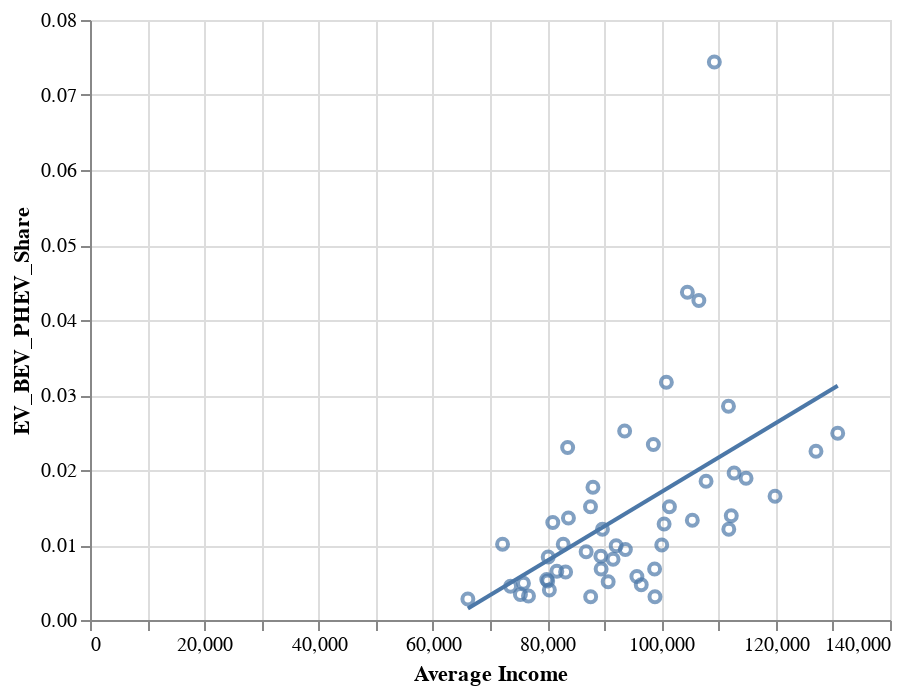

Here is the notebook cell this chart was saved with:
### Code cell
sc_plot=alt.Chart(filescombined_no_outlier).mark_point().encode(
    x="Average Income",
    y="EV_BEV_PHEV_Share"
)

sc_plot + sc_plot.transform_regression("Average Income", "EV_BEV_PHEV_Share").mark_line()

### Figure 1 — Vega-Lite specification as saved in the notebook (floating-point values rounded to 4 significant figures)
{"config": {"view": {"continuousWidth": 400, "continuousHeight": 300}}, "layer": [{"mark": "point", "encoding": {"x": {"field": "Average Income", "type": "quantitative"}, "y": {"field": "EV_BEV_PHEV_Share", "type": "quantitative"}}}, {"mark": "line", "encoding": {"x": {"field": "Average Income", "type": "quantitative"}, "y": {"field": "EV_BEV_PHEV_Share", "type": "quantitative"}}, "transform": [{"on": "Average Income", "regression": "EV_BEV_PHEV_Share"}]}], "data": {"name": "data-d5e7d66e4131426bcfc46c77d2c3f56d"}, "$schema": "https://vega.github.io/schema/vega-lite/v4.17.0.json", "datasets": {"data-d5e7d66e4131426bcfc46c77d2c3f56d": [{"level_0": 0.0, "Population Rank": 24.0, "State": "Alabama", "Population in 2021": 5040000.0, "Population in 2020": 5024000.0, "Total Size Rank": 30.0, "total_size": 52420.0, "Land Size Rank": 28.0, "land area": 50650.0, "Water Area Rank": 23.0, "water area": 1775.0, "Population Density Rank": 28.0, "Population Density": 99.51, "percent_land_area": 0.9661, "index": 18.0, "Solar Potential Rank": 13.0, "Sun Index": 0.89, "State Abbreviation": "AL", "Average Income": 80100.0, "2019_BEV_Sales": 722, "2019_BEV_Market_Share": 0.0037, "2019_PHEV_Sales": 285, "2019_PHEV_Market_Share": 0.0015, "EV_BEV_PHEV_Share": 0.0052, "EV_BEV_PHEV_Sales": 1007, "income_rank": "b.<100K", "Sun Index Tier": "b.<0.9"}, {"level_0": 1.0, "Population Rank": 48.0, "State": "Alaska", "Population in 2021": 732700.0, "Population in 2020": 733400.0, "Total Size Rank": 1.0, "total_size": 665400.0, "Land Size Rank": 1.0, "land area": 570600.0, "Water Area Rank": 1.0, "water area": 94740.0, "Population Density Rank": 51.0, "Population Density": 1.283, "percent_land_area": 0.8576, "index": null, "Solar Potential Rank": null, "Sun Index": null, "State Abbreviation": "AK", "Average Income": 95710.0, "2019_BEV_Sales": 87, "2019_BEV_Market_Share": 0.0035, "2019_PHEV_Sales": 56, "2019_PHEV_Market_Share": 0.0023, "EV_BEV_PHEV_Share": 0.0058, "EV_BEV_PHEV_Sales": 143, "income_rank": "b.<100K", "Sun Index Tier": "d.1+"}, {"level_0": 2.0, "Population Rank": 14.0, "State": "Arizona", "Population in 2021": 7276000.0, "Population in 2020": 7152000.0, "Total Size Rank": 6.0, "total_size": 114000.0, "Land Size Rank": 6.0, "land area": 113600.0, "Water Area Rank": 48.0, "water area": 396.2, "Population Density Rank": 33.0, "Population Density": 64.06, "percent_land_area": 0.9965, "index": 1.0, "Solar Potential Rank": 2.0, "Sun Index": 1.18, "State Abbreviation": "AZ", "Average Income": 93560.0, "2019_BEV_Sales": 6637, "2019_BEV_Market_Share": 0.022, "2019_PHEV_Sales": 954, "2019_PHEV_Market_Share": 0.0032, "EV_BEV_PHEV_Share": 0.0252, "EV_BEV_PHEV_Sales": 7591, "income_rank": "b.<100K", "Sun Index Tier": "d.1+"}, {"level_0": 3.0, "Population Rank": 33.0, "State": "Arkansas", "Population in 2021": 3026000.0, "Population in 2020": 3012000.0, "Total Size Rank": 29.0, "total_size": 53180.0, "Land Size Rank": 27.0, "land area": 52040.0, "Water Area Rank": 31.0, "water area": 1143.0, "Population Density Rank": 35.0, "Population Density": 58.15, "percent_land_area": 0.9785, "index": 15.0, "Solar Potential Rank": 11.0, "Sun Index": 0.91, "State Abbreviation": "AR", "Average Income": 73600.0, "2019_BEV_Sales": 370, "2019_BEV_Market_Share": 0.0031, "2019_PHEV_Sales": 168, "2019_PHEV_Market_Share": 0.0014, "EV_BEV_PHEV_Share": 0.0045, "EV_BEV_PHEV_Sales": 538, "income_rank": "a.< 80K", "Sun Index Tier": "c.<1.0"}, {"level_0": 4.0, "Population Rank": 1.0, "State": "California", "Population in 2021": 39240000.0, "Population in 2020": 39540000.0, "Total Size Rank": 3.0, "total_size": 163700.0, "Land Size Rank": 3.0, "land area": 155800.0, "Water Area Rank": 6.0, "water area": 7916.0, "Population Density Rank": 12.0, "Population Density": 251.9, "percent_land_area": 0.9516, "index": 3.0, "Solar Potential Rank": 4.0, "Sun Index": 1.0, "State Abbreviation": "CA", "Average Income": 109300.0, "2019_BEV_Sales": 100549, "2019_BEV_Market_Share": 0.0516, "2019_PHEV_Sales": 44471, "2019_PHEV_Market_Share": 0.0228, "EV_BEV_PHEV_Share": 0.0744, "EV_BEV_PHEV_Sales": 145020, "income_rank": "c.<120K", "Sun Index Tier": "d.1+"}, {"level_0": 5.0, "Population Rank": 21.0, "State": "Colorado", "Population in 2021": 5812000.0, "Population in 2020": 5774000.0, "Total Size Rank": 8.0, "total_size": 104100.0, "Land Size Rank": 8.0, "land area": 103600.0, "Water Area Rank": 44.0, "water area": 451.8, "Population Density Rank": 38.0, "Population Density": 56.08, "percent_land_area": 0.9957, "index": 4.0, "Solar Potential Rank": 5.0, "Sun Index": 0.99, "State Abbreviation": "CO", "Average Income": 111700.0, "2019_BEV_Sales": 7124, "2019_BEV_Market_Share": 0.0225, "2019_PHEV_Sales": 1883, "2019_PHEV_Market_Share": 0.006, "EV_BEV_PHEV_Share": 0.0285, "EV_BEV_PHEV_Sales": 9007, "income_rank": "c.<120K", "Sun Index Tier": "c.<1.0"}, {"level_0": 6.0, "Population Rank": 29.0, "State": "Connecticut", "Population in 2021": 3606000.0, "Population in 2020": 3606000.0, "Total Size Rank": 48.0, "total_size": 5543.0, "Land Size Rank": 48.0, "land area": 4842.0, "Water Area Rank": 38.0, "water area": 701.1, "Population Density Rank": 5.0, "Population Density": 744.6, "percent_land_area": 0.8735, "index": 40.0, "Solar Potential Rank": 21.0, "Sun Index": 0.79, "State Abbreviation": "CT", "Average Income": 112700.0, "2019_BEV_Sales": 2383, "2019_BEV_Market_Share": 0.0141, "2019_PHEV_Sales": 927, "2019_PHEV_Market_Share": 0.0055, "EV_BEV_PHEV_Share": 0.0196, "EV_BEV_PHEV_Sales": 3310, "income_rank": "c.<120K", "Sun Index Tier": "a.<0.8"}, {"level_0": 7.0, "Population Rank": 45.0, "State": "Delaware", "Population in 2021": 1003000.0, "Population in 2020": 989900.0, "Total Size Rank": 49.0, "total_size": 2489.0, "Land Size Rank": 49.0, "land area": 1949.0, "Water Area Rank": 40.0, "water area": 540.2, "Population Density Rank": 7.0, "Population Density": 514.9, "percent_land_area": 0.7829, "index": 28.0, "Solar Potential Rank": 17.0, "Sun Index": 0.84, "State Abbreviation": "DE", "Average Income": 88020.0, "2019_BEV_Sales": 579, "2019_BEV_Market_Share": 0.0125, "2019_PHEV_Sales": 243, "2019_PHEV_Market_Share": 0.0052, "EV_BEV_PHEV_Share": 0.0177, "EV_BEV_PHEV_Sales": 822, "income_rank": "b.<100K", "Sun Index Tier": "b.<0.9"}, {"level_0": 9.0, "Population Rank": 3.0, "State": "Florida", "Population in 2021": 21780000.0, "Population in 2020": 21540000.0, "Total Size Rank": 22.0, "total_size": 65760.0, "Land Size Rank": 26.0, "land area": 53920.0, "Water Area Rank": 3.0, "water area": 12130.0, "Population Density Rank": 9.0, "Population Density": 403.9, "percent_land_area": 0.8201, "index": 8.0, "Solar Potential Rank": 8.0, "Sun Index": 0.95, "State Abbreviation": "FL", "Average Income": 80990.0, "2019_BEV_Sales": 13137, "2019_BEV_Market_Share": 0.0108, "2019_PHEV_Sales": 2657, "2019_PHEV_Market_Share": 0.0022, "EV_BEV_PHEV_Share": 0.013, "EV_BEV_PHEV_Sales": 15794, "income_rank": "b.<100K", "Sun Index Tier": "c.<1.0"}, {"level_0": 10.0, "Population Rank": 8.0, "State": "Georgia", "Population in 2021": 10800000.0, "Population in 2020": 10710000.0, "Total Size Rank": 24.0, "total_size": 59430.0, "Land Size Rank": 21.0, "land area": 57510.0, "Water Area Rank": 22.0, "water area": 1912.0, "Population Density Rank": 18.0, "Population Density": 187.8, "percent_land_area": 0.9678, "index": 13.0, "Solar Potential Rank": 10.0, "Sun Index": 0.92, "State Abbreviation": "GA", "Average Income": 89680.0, "2019_BEV_Sales": 4227, "2019_BEV_Market_Share": 0.01, "2019_PHEV_Sales": 911, "2019_PHEV_Market_Share": 0.0021, "EV_BEV_PHEV_Share": 0.0121, "EV_BEV_PHEV_Sales": 5138, "income_rank": "b.<100K", "Sun Index Tier": "c.<1.0"}, {"level_0": 11.0, "Population Rank": 40.0, "State": "Hawaii", "Population in 2021": 1442000.0, "Population in 2020": 1455000.0, "Total Size Rank": 43.0, "total_size": 10930.0, "Land Size Rank": 47.0, "land area": 6423.0, "Water Area Rank": 13.0, "water area": 4509.0, "Population Density Rank": 14.0, "Population Density": 224.4, "percent_land_area": 0.5875, "index": null, "Solar Potential Rank": null, "Sun Index": null, "State Abbreviation": "HI", "Average Income": 100900.0, "2019_BEV_Sales": 2488, "2019_BEV_Market_Share": 0.0253, "2019_PHEV_Sales": 629, "2019_PHEV_Market_Share": 0.0064, "EV_BEV_PHEV_Share": 0.0317, "EV_BEV_PHEV_Sales": 3117, "income_rank": "c.<120K", "Sun Index Tier": "d.1+"}, {"level_0": 12.0, "Population Rank": 38.0, "State": "Idaho", "Population in 2021": 1901000.0, "Population in 2020": 1839000.0, "Total Size Rank": 14.0, "total_size": 83570.0, "Land Size Rank": 11.0, "land area": 82640.0, "Water Area Rank": 33.0, "water area": 925.8, "Population Density Rank": 45.0, "Population Density": 23.0, "percent_land_area": 0.9889, "index": 11.0, "Solar Potential Rank": 9.0, "Sun Index": 0.93, "State Abbreviation": "ID", "Average Income": 86820.0, "2019_BEV_Sales": 383, "2019_BEV_Market_Share": 0.0065, "2019_PHEV_Sales": 155, "2019_PHEV_Market_Share": 0.0026, "EV_BEV_PHEV_Share": 0.0091, "EV_BEV_PHEV_Sales": 538, "income_rank": "b.<100K", "Sun Index Tier": "c.<1.0"}, {"level_0": 13.0, "Population Rank": 6.0, "State": "Illinois", "Population in 2021": 12670000.0, "Population in 2020": 12700000.0, "Total Size Rank": 25.0, "total_size": 57910.0, "Land Size Rank": 24.0, "land area": 55520.0, "Water Area Rank": 19.0, "water area": 2395.0, "Population Density Rank": 13.0, "Population Density": 228.2, "percent_land_area": 0.9587, "index": 41.0, "Solar Potential Rank": 21.0, "Sun Index": 0.79, "State Abbreviation": "IL", "Average Income": 105400.0, "2019_BEV_Sales": 6321, "2019_BEV_Market_Share": 0.011, "2019_PHEV_Sales": 1309, "2019_PHEV_Market_Share": 0.0023, "EV_BEV_PHEV_Share": 0.0133, "EV_BEV_PHEV_Sales": 7630, "income_rank": "c.<120K", "Sun Index Tier": "a.<0.8"}, {"level_0": 14.0, "Population Rank": 17.0, "State": "Indiana", "Population in 2021": 6806000.0, "Population in 2020": 6786000.0, "Total Size Rank": 38.0, "total_size": 36420.0, "Land Size Rank": 38.0, "land area": 35830.0, "Water Area Rank": 39.0, "water area": 593.4, "Population Density Rank": 17.0, "Population Density": 190.0, "percent_land_area": 0.9837, "index": 35.0, "Solar Potential Rank": 18.0, "Sun Index": 0.83, "State Abbreviation": "IN", "Average Income": 93690.0, "2019_BEV_Sales": 1751, "2019_BEV_Market_Share": 0.0075, "2019_PHEV_Sales": 456, "2019_PHEV_Market_Share": 0.0019, "EV_BEV_PHEV_Share": 0.0094, "EV_BEV_PHEV_Sales": 2207, "income_rank": "b.<100K", "Sun Index Tier": "b.<0.9"}, {"level_0": 15.0, "Population Rank": 31.0, "State": "Iowa", "Population in 2021": 3193000.0, "Population in 2020": 3190000.0, "Total Size Rank": 26.0, "total_size": 56270.0, "Land Size Rank": 23.0, "land area": 55870.0, "Water Area Rank": 45.0, "water area": 415.7, "Population Density Rank": 37.0, "Population Density": 57.15, "percent_land_area": 0.9928, "index": 20.0, "Solar Potential Rank": 14.0, "Sun Index": 0.87, "State Abbreviation": "IA", "Average Income": 89450.0, "2019_BEV_Sales": 502, "2019_BEV_Market_Share": 0.0045, "2019_PHEV_Sales": 251, "2019_PHEV_Market_Share": 0.0023, "EV_BEV_PHEV_Share": 0.0068, "EV_BEV_PHEV_Sales": 753, "income_rank": "b.<100K", "Sun Index Tier": "b.<0.9"}, {"level_0": 16.0, "Population Rank": 35.0, "State": "Kansas", "Population in 2021": 2935000.0, "Population in 2020": 2938000.0, "Total Size Rank": 15.0, "total_size": 82280.0, "Land Size Rank": 13.0, "land area": 81760.0, "Water Area Rank": 42.0, "water area": 519.6, "Population Density Rank": 42.0, "Population Density": 35.89, "percent_land_area": 0.9937, "index": 9.0, "Solar Potential Rank": 8.0, "Sun Index": 0.95, "State Abbreviation": "KS", "Average Income": 92080.0, "2019_BEV_Sales": 657, "2019_BEV_Market_Share": 0.0077, "2019_PHEV_Sales": 190, "2019_PHEV_Market_Share": 0.0022, "EV_BEV_PHEV_Share": 0.0099, "EV_BEV_PHEV_Sales": 847, "income_rank": "b.<100K", "Sun Index Tier": "c.<1.0"}, {"level_0": 17.0, "Population Rank": 26.0, "State": "Kentucky", "Population in 2021": 4509000.0, "Population in 2020": 4506000.0, "Total Size Rank": 37.0, "total_size": 40410.0, "Land Size Rank": 37.0, "land area": 39490.0, "Water Area Rank": 34.0, "water area": 921.5, "Population Density Rank": 24.0, "Population Density": 114.2, "percent_land_area": 0.9772, "index": 36.0, "Solar Potential Rank": 18.0, "Sun Index": 0.83, "State Abbreviation": "KY", "Average Income": 79930.0, "2019_BEV_Sales": 580, "2019_BEV_Market_Share": 0.0039, "2019_PHEV_Sales": 224, "2019_PHEV_Market_Share": 0.0015, "EV_BEV_PHEV_Share": 0.0054, "EV_BEV_PHEV_Sales": 804, "income_rank": "a.< 80K", "Sun Index Tier": "b.<0.9"}, {"level_0": 18.0, "Population Rank": 25.0, "State": "Louisiana", "Population in 2021": 4624000.0, "Population in 2020": 4658000.0, "Total Size Rank": 31.0, "total_size": 52380.0, "Land Size Rank": 33.0, "land area": 43200.0, "Water Area Rank": 5.0, "water area": 9174.0, "Population Density Rank": 27.0, "Population Density": 107.0, "percent_land_area": 0.8248, "index": 16.0, "Solar Potential Rank": 12.0, "Sun Index": 0.9, "State Abbreviation": "LA", "Average Income": 75320.0, "2019_BEV_Sales": 527, "2019_BEV_Market_Share": 0.0025, "2019_PHEV_Sales": 193, "2019_PHEV_Market_Share": 0.0009, "EV_BEV_PHEV_Share": 0.0034, "EV_BEV_PHEV_Sales": 720, "income_rank": "a.< 80K", "Sun Index Tier": "c.<1.0"}, {"level_0": 19.0, "Population Rank": 42.0, "State": "Maine", "Population in 2021": 1372000.0, "Population in 2020": 1362000.0, "Total Size Rank": 39.0, "total_size": 35380.0, "Land Size Rank": 39.0, "land area": 30840.0, "Water Area Rank": 12.0, "water area": 4537.0, "Population Density Rank": 39.0, "Population Density": 44.49, "percent_land_area": 0.8718, "index": 26.0, "Solar Potential Rank": 17.0, "Sun Index": 0.84, "State Abbreviation": "ME", "Average Income": 87590.0, "2019_BEV_Sales": 518, "2019_BEV_Market_Share": 0.0079, "2019_PHEV_Sales": 471, "2019_PHEV_Market_Share": 0.0072, "EV_BEV_PHEV_Share": 0.0151, "EV_BEV_PHEV_Sales": 989, "income_rank": "b.<100K", "Sun Index Tier": "b.<0.9"}, {"level_0": 20.0, "Population Rank": 19.0, "State": "Maryland", "Population in 2021": 6165000.0, "Population in 2020": 6177000.0, "Total Size Rank": 42.0, "total_size": 12410.0, "Land Size Rank": 42.0, "land area": 9707.0, "Water Area Rank": 18.0, "water area": 2699.0, "Population Density Rank": 6.0, "Population Density": 635.1, "percent_land_area": 0.7825, "index": 27.0, "Solar Potential Rank": 17.0, "Sun Index": 0.84, "State Abbreviation": "MD", "Average Income": 130900.0, "2019_BEV_Sales": 5169, "2019_BEV_Market_Share": 0.0189, "2019_PHEV_Sales": 1637, "2019_PHEV_Market_Share": 0.006, "EV_BEV_PHEV_Share": 0.0249, "EV_BEV_PHEV_Sales": 6806, "income_rank": "d.120K+", "Sun Index Tier": "b.<0.9"}, {"level_0": 21.0, "Population Rank": 15.0, "State": "Massachusetts", "Population in 2021": 6985000.0, "Population in 2020": 7030000.0, "Total Size Rank": 44.0, "total_size": 10550.0, "Land Size Rank": 45.0, "land area": 7800.0, "Water Area Rank": 16.0, "water area": 2754.0, "Population Density Rank": 4.0, "Population Density": 895.5, "percent_land_area": 0.739, "index": 31.0, "Solar Potential Rank": 18.0, "Sun Index": 0.83, "State Abbreviation": "MA", "Average Income": 127000.0, "2019_BEV_Sales": 5646, "2019_BEV_Market_Share": 0.0162, "2019_PHEV_Sales": 2212, "2019_PHEV_Market_Share": 0.0063, "EV_BEV_PHEV_Share": 0.0225, "EV_BEV_PHEV_Sales": 7858, "income_rank": "d.120K+", "Sun Index Tier": "b.<0.9"}, {"level_0": 22.0, "Population Rank": 10.0, "State": "Michigan", "Population in 2021": 10050000.0, "Population in 2020": 10080000.0, "Total Size Rank": 11.0, "total_size": 96710.0, "Land Size Rank": 22.0, "land area": 56540.0, "Water Area Rank": 2.0, "water area": 40170.0, "Population Density Rank": 19.0, "Population Density": 177.8, "percent_land_area": 0.5846, "index": 44.0, "Solar Potential Rank": 22.0, "Sun Index": 0.77, "State Abbreviation": "MI", "Average Income": 98870.0, "2019_BEV_Sales": 808, "2019_BEV_Market_Share": 0.0014, "2019_PHEV_Sales": 1022, "2019_PHEV_Market_Share": 0.0017, "EV_BEV_PHEV_Share": 0.0031, "EV_BEV_PHEV_Sales": 1830, "income_rank": "b.<100K", "Sun Index Tier": "a.<0.8"}, {"level_0": 23.0, "Population Rank": 22.0, "State": "Minnesota", "Population in 2021": 5707000.0, "Population in 2020": 5706000.0, "Total Size Rank": 12.0, "total_size": 86940.0, "Land Size Rank": 14.0, "land area": 79630.0, "Water Area Rank": 9.0, "water area": 7309.0, "Population Density Rank": 31.0, "Population Density": 71.68, "percent_land_area": 0.9159, "index": 29.0, "Solar Potential Rank": 17.0, "Sun Index": 0.84, "State Abbreviation": "MN", "Average Income": 112200.0, "2019_BEV_Sales": 2823, "2019_BEV_Market_Share": 0.0108, "2019_PHEV_Sales": 817, "2019_PHEV_Market_Share": 0.0031, "EV_BEV_PHEV_Share": 0.0139, "EV_BEV_PHEV_Sales": 3640, "income_rank": "c.<120K", "Sun Index Tier": "b.<0.9"}, {"level_0": 24.0, "Population Rank": 34.0, "State": "Mississippi", "Population in 2021": 2950000.0, "Population in 2020": 2961000.0, "Total Size Rank": 32.0, "total_size": 48430.0, "Land Size Rank": 31.0, "land area": 46920.0, "Water Area Rank": 25.0, "water area": 1509.0, "Population Density Rank": 34.0, "Population Density": 62.87, "percent_land_area": 0.9689, "index": 12.0, "Solar Potential Rank": 10.0, "Sun Index": 0.92, "State Abbreviation": "MS", "Average Income": 66130.0, "2019_BEV_Sales": 167, "2019_BEV_Market_Share": 0.0017, "2019_PHEV_Sales": 106, "2019_PHEV_Market_Share": 0.0011, "EV_BEV_PHEV_Share": 0.0028, "EV_BEV_PHEV_Sales": 273, "income_rank": "a.< 80K", "Sun Index Tier": "c.<1.0"}, {"level_0": 25.0, "Population Rank": 18.0, "State": "Missouri", "Population in 2021": 6168000.0, "Population in 2020": 6155000.0, "Total Size Rank": 21.0, "total_size": 69710.0, "Land Size Rank": 18.0, "land area": 68740.0, "Water Area Rank": 32.0, "water area": 965.5, "Population Density Rank": 29.0, "Population Density": 89.73, "percent_land_area": 0.9861, "index": 23.0, "Solar Potential Rank": 14.0, "Sun Index": 0.87, "State Abbreviation": "MO", "Average Income": 89400.0, "2019_BEV_Sales": 1597, "2019_BEV_Market_Share": 0.0066, "2019_PHEV_Sales": 456, "2019_PHEV_Market_Share": 0.0019, "EV_BEV_PHEV_Share": 0.0085, "EV_BEV_PHEV_Sales": 2053, "income_rank": "b.<100K", "Sun Index Tier": "b.<0.9"}, {"level_0": 26.0, "Population Rank": 43.0, "State": "Montana", "Population in 2021": 1104000.0, "Population in 2020": 1084000.0, "Total Size Rank": 4.0, "total_size": 147000.0, "Land Size Rank": 4.0, "land area": 145500.0, "Water Area Rank": 26.0, "water area": 1494.0, "Population Density Rank": 49.0, "Population Density": 7.587, "percent_land_area": 0.9898, "index": 24.0, "Solar Potential Rank": 15.0, "Sun Index": 0.86, "State Abbreviation": "MT", "Average Income": 81700.0, "2019_BEV_Sales": 230, "2019_BEV_Market_Share": 0.0047, "2019_PHEV_Sales": 88, "2019_PHEV_Market_Share": 0.0018, "EV_BEV_PHEV_Share": 0.0065, "EV_BEV_PHEV_Sales": 318, "income_rank": "b.<100K", "Sun Index Tier": "b.<0.9"}, {"level_0": 27.0, "Population Rank": 37.0, "State": "Nebraska", "Population in 2021": 1964000.0, "Population in 2020": 1962000.0, "Total Size Rank": 16.0, "total_size": 77350.0, "Land Size Rank": 15.0, "land area": 76820.0, "Water Area Rank": 41.0, "water area": 523.6, "Population Density Rank": 44.0, "Population Density": 25.56, "percent_land_area": 0.9932, "index": 19.0, "Solar Potential Rank": 13.0, "Sun Index": 0.89, "State Abbreviation": "NE", "Average Income": 98810.0, "2019_BEV_Sales": 372, "2019_BEV_Market_Share": 0.0049, "2019_PHEV_Sales": 144, "2019_PHEV_Market_Share": 0.0019, "EV_BEV_PHEV_Share": 0.0068, "EV_BEV_PHEV_Sales": 516, "income_rank": "b.<100K", "Sun Index Tier": "b.<0.9"}, {"level_0": 28.0, "Population Rank": 32.0, "State": "Nevada", "Population in 2021": 3144000.0, "Population in 2020": 3105000.0, "Total Size Rank": 7.0, "total_size": 110600.0, "Land Size Rank": 7.0, "land area": 109800.0, "Water Area Rank": 36.0, "water area": 790.6, "Population Density Rank": 43.0, "Population Density": 28.64, "percent_land_area": 0.9928, "index": 0.0, "Solar Potential Rank": 1.0, "Sun Index": 1.19, "State Abbreviation": "NV", "Average Income": 83590.0, "2019_BEV_Sales": 2816, "2019_BEV_Market_Share": 0.0201, "2019_PHEV_Sales": 411, "2019_PHEV_Market_Share": 0.0029, "EV_BEV_PHEV_Share": 0.023, "EV_BEV_PHEV_Sales": 3227, "income_rank": "b.<100K", "Sun Index Tier": "d.1+"}, {"level_0": 29.0, "Population Rank": 41.0, "State": "New Hampshire", "Population in 2021": 1389000.0, "Population in 2020": 1378000.0, "Total Size Rank": 46.0, "total_size": 9349.0, "Land Size Rank": 44.0, "land area": 8953.0, "Water Area Rank": 47.0, "water area": 396.5, "Population Density Rank": 22.0, "Population Density": 155.1, "percent_land_area": 0.9576, "index": 32.0, "Solar Potential Rank": 18.0, "Sun Index": 0.83, "State Abbreviation": "NH", "Average Income": 111800.0, "2019_BEV_Sales": 690, "2019_BEV_Market_Share": 0.0081, "2019_PHEV_Sales": 340, "2019_PHEV_Market_Share": 0.004, "EV_BEV_PHEV_Share": 0.0121, "EV_BEV_PHEV_Sales": 1030, "income_rank": "c.<120K", "Sun Index Tier": "b.<0.9"}, {"level_0": 30.0, "Population Rank": 11.0, "State": "New Jersey", "Population in 2021": 9267000.0, "Population in 2020": 9289000.0, "Total Size Rank": 47.0, "total_size": 8723.0, "Land Size Rank": 46.0, "land area": 7354.0, "Water Area Rank": 27.0, "water area": 1368.0, "Population Density Rank": 2.0, "Population Density": 1260.0, "percent_land_area": 0.8431, "index": 38.0, "Solar Potential Rank": 20.0, "Sun Index": 0.81, "State Abbreviation": "NJ", "Average Income": 119900.0, "2019_BEV_Sales": 7276, "2019_BEV_Market_Share": 0.0127, "2019_PHEV_Sales": 2157, "2019_PHEV_Market_Share": 0.0038, "EV_BEV_PHEV_Share": 0.0165, "EV_BEV_PHEV_Sales": 9433, "income_rank": "c.<120K", "Sun Index Tier": "b.<0.9"}, {"level_0": 31.0, "Population Rank": 36.0, "State": "New Mexico", "Population in 2021": 2116000.0, "Population in 2020": 2118000.0, "Total Size Rank": 5.0, "total_size": 121600.0, "Land Size Rank": 5.0, "land area": 121300.0, "Water Area Rank": 49.0, "water area": 292.1, "Population Density Rank": 46.0, "Population Density": 17.44, "percent_land_area": 0.9976, "index": 2.0, "Solar Potential Rank": 3.0, "Sun Index": 1.16, "State Abbreviation": "NM", "Average Income": 72200.0, "2019_BEV_Sales": 539, "2019_BEV_Market_Share": 0.0069, "2019_PHEV_Sales": 248, "2019_PHEV_Market_Share": 0.0032, "EV_BEV_PHEV_Share": 0.0101, "EV_BEV_PHEV_Sales": 787, "income_rank": "a.< 80K", "Sun Index Tier": "d.1+"}, {"level_0": 32.0, "Population Rank": 4.0, "State": "New York", "Population in 2021": 19840000.0, "Population in 2020": 20200000.0, "Total Size Rank": 27.0, "total_size": 54550.0, "Land Size Rank": 30.0, "land area": 47130.0, "Water Area Rank": 7.0, "water area": 7429.0, "Population Density Rank": 8.0, "Population Density": 420.9, "percent_land_area": 0.8638, "index": 33.0, "Solar Potential Rank": 18.0, "Sun Index": 0.83, "State Abbreviation": "NY", "Average Income": 101400.0, "2019_BEV_Sales": 8830, "2019_BEV_Market_Share": 0.009, "2019_PHEV_Sales": 5993, "2019_PHEV_Market_Share": 0.0061, "EV_BEV_PHEV_Share": 0.0151, "EV_BEV_PHEV_Sales": 14823, "income_rank": "c.<120K", "Sun Index Tier": "b.<0.9"}, {"level_0": 33.0, "Population Rank": 9.0, "State": "North Carolina", "Population in 2021": 10550000.0, "Population in 2020": 10440000.0, "Total Size Rank": 28.0, "total_size": 53820.0, "Land Size Rank": 29.0, "land area": 48620.0, "Water Area Rank": 10.0, "water area": 5201.0, "Population Density Rank": 16.0, "Population Density": 217.0, "percent_land_area": 0.9034, "index": 17.0, "Solar Potential Rank": 12.0, "Sun Index": 0.9, "State Abbreviation": "NC", "Average Income": 83730.0, "2019_BEV_Sales": 4483, "2019_BEV_Market_Share": 0.0113, "2019_PHEV_Sales": 910, "2019_PHEV_Market_Share": 0.0023, "EV_BEV_PHEV_Share": 0.0136, "EV_BEV_PHEV_Sales": 5393, "income_rank": "b.<100K", "Sun Index Tier": "c.<1.0"}, {"level_0": 34.0, "Population Rank": 47.0, "State": "North Dakota", "Population in 2021": 774900.0, "Population in 2020": 779100.0, "Total Size Rank": 19.0, "total_size": 70700.0, "Land Size Rank": 17.0, "land area": 69000.0, "Water Area Rank": 24.0, "water area": 1698.0, "Population Density Rank": 48.0, "Population Density": 11.23, "percent_land_area": 0.976, "index": 30.0, "Solar Potential Rank": 17.0, "Sun Index": 0.84, "State Abbreviation": "ND", "Average Income": 87610.0, "2019_BEV_Sales": 92, "2019_BEV_Market_Share": 0.0025, "2019_PHEV_Sales": 22, "2019_PHEV_Market_Share": 0.0006, "EV_BEV_PHEV_Share": 0.0031, "EV_BEV_PHEV_Sales": 114, "income_rank": "b.<100K", "Sun Index Tier": "b.<0.9"}, {"level_0": 35.0, "Population Rank": 7.0, "State": "Ohio", "Population in 2021": 11780000.0, "Population in 2020": 11800000.0, "Total Size Rank": 34.0, "total_size": 44830.0, "Land Size Rank": 35.0, "land area": 40860.0, "Water Area Rank": 14.0, "water area": 3965.0, "Population Density Rank": 11.0, "Population Density": 288.3, "percent_land_area": 0.9115, "index": 45.0, "Solar Potential Rank": 23.0, "Sun Index": 0.74, "State Abbreviation": "OH", "Average Income": 82810.0, "2019_BEV_Sales": 4744, "2019_BEV_Market_Share": 0.0081, "2019_PHEV_Sales": 1159, "2019_PHEV_Market_Share": 0.002, "EV_BEV_PHEV_Share": 0.0101, "EV_BEV_PHEV_Sales": 5903, "income_rank": "b.<100K", "Sun Index Tier": "a.<0.8"}, {"level_0": 36.0, "Population Rank": 28.0, "State": "Oklahoma", "Population in 2021": 3987000.0, "Population in 2020": 3959000.0, "Total Size Rank": 20.0, "total_size": 69900.0, "Land Size Rank": 19.0, "land area": 68590.0, "Water Area Rank": 30.0, "water area": 1304.0, "Population Density Rank": 36.0, "Population Density": 58.12, "percent_land_area": 0.9813, "index": 6.0, "Solar Potential Rank": 6.0, "Sun Index": 0.98, "State Abbreviation": "OK", "Average Income": 76740.0, "2019_BEV_Sales": 551, "2019_BEV_Market_Share": 0.0023, "2019_PHEV_Sales": 223, "2019_PHEV_Market_Share": 0.0009, "EV_BEV_PHEV_Share": 0.0032, "EV_BEV_PHEV_Sales": 774, "income_rank": "a.< 80K", "Sun Index Tier": "c.<1.0"}, {"level_0": 37.0, "Population Rank": 27.0, "State": "Oregon", "Population in 2021": 4246000.0, "Population in 2020": 4237000.0, "Total Size Rank": 9.0, "total_size": 98380.0, "Land Size Rank": 10.0, "land area": 95990.0, "Water Area Rank": 20.0, "water area": 2391.0, "Population Density Rank": 40.0, "Population Density": 44.24, "percent_land_area": 0.9757, "index": 46.0, "Solar Potential Rank": 24.0, "Sun Index": 0.71, "State Abbreviation": "OR", "Average Income": 104500.0, "2019_BEV_Sales": 5366, "2019_BEV_Market_Share": 0.0332, "2019_PHEV_Sales": 1697, "2019_PHEV_Market_Share": 0.0105, "EV_BEV_PHEV_Share": 0.0437, "EV_BEV_PHEV_Sales": 7063, "income_rank": "c.<120K", "Sun Index Tier": "a.<0.8"}, {"level_0": 38.0, "Population Rank": 5.0, "State": "Pennsylvania", "Population in 2021": 12960000.0, "Population in 2020": 12810000.0, "Total Size Rank": 33.0, "total_size": 46050.0, "Land Size Rank": 32.0, "land area": 44740.0, "Water Area Rank": 28.0, "water area": 1312.0, "Population Density Rank": 10.0, "Population Density": 289.7, "percent_land_area": 0.9715, "index": 34.0, "Solar Potential Rank": 18.0, "Sun Index": 0.83, "State Abbreviation": "PA", "Average Income": 100100.0, "2019_BEV_Sales": 4339, "2019_BEV_Market_Share": 0.0068, "2019_PHEV_Sales": 2015, "2019_PHEV_Market_Share": 0.0032, "EV_BEV_PHEV_Share": 0.01, "EV_BEV_PHEV_Sales": 6354, "income_rank": "c.<120K", "Sun Index Tier": "b.<0.9"}, {"level_0": 39.0, "Population Rank": 44.0, "State": "Rhode Island", "Population in 2021": 1096000.0, "Population in 2020": 1097000.0, "Total Size Rank": 50.0, "total_size": 1545.0, "Land Size Rank": 50.0, "land area": 1034.0, "Water Area Rank": 43.0, "water area": 511.1, "Population Density Rank": 3.0, "Population Density": 1060.0, "percent_land_area": 0.6692, "index": 37.0, "Solar Potential Rank": 19.0, "Sun Index": 0.82, "State Abbreviation": "RI", "Average Income": 100500.0, "2019_BEV_Sales": 405, "2019_BEV_Market_Share": 0.0076, "2019_PHEV_Sales": 277, "2019_PHEV_Market_Share": 0.0052, "EV_BEV_PHEV_Share": 0.0128, "EV_BEV_PHEV_Sales": 682, "income_rank": "c.<120K", "Sun Index Tier": "b.<0.9"}, {"level_0": 40.0, "Population Rank": 23.0, "State": "South Carolina", "Population in 2021": 5191000.0, "Population in 2020": 5118000.0, "Total Size Rank": 40.0, "total_size": 32020.0, "Land Size Rank": 40.0, "land area": 30060.0, "Water Area Rank": 21.0, "water area": 1960.0, "Population Density Rank": 20.0, "Population Density": 172.7, "percent_land_area": 0.9388, "index": 14.0, "Solar Potential Rank": 10.0, "Sun Index": 0.92, "State Abbreviation": "SC", "Average Income": 83230.0, "2019_BEV_Sales": 956, "2019_BEV_Market_Share": 0.0046, "2019_PHEV_Sales": 379, "2019_PHEV_Market_Share": 0.0018, "EV_BEV_PHEV_Share": 0.0064, "EV_BEV_PHEV_Sales": 1335, "income_rank": "b.<100K", "Sun Index Tier": "c.<1.0"}, {"level_0": 41.0, "Population Rank": 46.0, "State": "South Dakota", "Population in 2021": 895400.0, "Population in 2020": 886700.0, "Total Size Rank": 17.0, "total_size": 77120.0, "Land Size Rank": 16.0, "land area": 75810.0, "Water Area Rank": 29.0, "water area": 1305.0, "Population Density Rank": 47.0, "Population Density": 11.81, "percent_land_area": 0.9831, "index": 22.0, "Solar Potential Rank": 14.0, "Sun Index": 0.87, "State Abbreviation": "SD", "Average Income": 90680.0, "2019_BEV_Sales": 109, "2019_BEV_Market_Share": 0.003, "2019_PHEV_Sales": 77, "2019_PHEV_Market_Share": 0.0021, "EV_BEV_PHEV_Share": 0.0051, "EV_BEV_PHEV_Sales": 186, "income_rank": "b.<100K", "Sun Index Tier": "b.<0.9"}, {"level_0": 42.0, "Population Rank": 16.0, "State": "Tennessee", "Population in 2021": 6975000.0, "Population in 2020": 6911000.0, "Total Size Rank": 36.0, "total_size": 42140.0, "Land Size Rank": 34.0, "land area": 41230.0, "Water Area Rank": 35.0, "water area": 909.4, "Population Density Rank": 21.0, "Population Density": 169.2, "percent_land_area": 0.9784, "index": 25.0, "Solar Potential Rank": 16.0, "Sun Index": 0.85, "State Abbreviation": "TN", "Average Income": 80190.0, "2019_BEV_Sales": 1773, "2019_BEV_Market_Share": 0.007, "2019_PHEV_Sales": 349, "2019_PHEV_Market_Share": 0.0014, "EV_BEV_PHEV_Share": 0.0084, "EV_BEV_PHEV_Sales": 2122, "income_rank": "b.<100K", "Sun Index Tier": "b.<0.9"}, {"level_0": 43.0, "Population Rank": 2.0, "State": "Texas", "Population in 2021": 29530000.0, "Population in 2020": 29150000.0, "Total Size Rank": 2.0, "total_size": 268600.0, "Land Size Rank": 2.0, "land area": 261200.0, "Water Area Rank": 8.0, "water area": 7365.0, "Population Density Rank": 25.0, "Population Density": 113.0, "percent_land_area": 0.9726, "index": 5.0, "Solar Potential Rank": 6.0, "Sun Index": 0.98, "State Abbreviation": "TX", "Average Income": 96470.0, "2019_BEV_Sales": 3460, "2019_BEV_Market_Share": 0.0028, "2019_PHEV_Sales": 2320, "2019_PHEV_Market_Share": 0.0019, "EV_BEV_PHEV_Share": 0.0047, "EV_BEV_PHEV_Sales": 5780, "income_rank": "b.<100K", "Sun Index Tier": "c.<1.0"}, {"level_0": 44.0, "Population Rank": 30.0, "State": "Utah", "Population in 2021": 3338000.0, "Population in 2020": 3272000.0, "Total Size Rank": 13.0, "total_size": 84900.0, "Land Size Rank": 12.0, "land area": 82170.0, "Water Area Rank": 17.0, "water area": 2727.0, "Population Density Rank": 41.0, "Population Density": 40.62, "percent_land_area": 0.9679, "index": 10.0, "Solar Potential Rank": 8.0, "Sun Index": 0.95, "State Abbreviation": "UT", "Average Income": 107800.0, "2019_BEV_Sales": 2327, "2019_BEV_Market_Share": 0.0142, "2019_PHEV_Sales": 702, "2019_PHEV_Market_Share": 0.0043, "EV_BEV_PHEV_Share": 0.0185, "EV_BEV_PHEV_Sales": 3029, "income_rank": "c.<120K", "Sun Index Tier": "c.<1.0"}, {"level_0": 45.0, "Population Rank": 50.0, "State": "Vermont", "Population in 2021": 645600.0, "Population in 2020": 643100.0, "Total Size Rank": 45.0, "total_size": 9616.0, "Land Size Rank": 43.0, "land area": 9217.0, "Water Area Rank": 46.0, "water area": 399.7, "Population Density Rank": 32.0, "Population Density": 70.04, "percent_land_area": 0.9584, "index": 43.0, "Solar Potential Rank": 22.0, "Sun Index": 0.77, "State Abbreviation": "VT", "Average Income": 98590.0, "2019_BEV_Sales": 662, "2019_BEV_Market_Share": 0.0154, "2019_PHEV_Sales": 343, "2019_PHEV_Market_Share": 0.008, "EV_BEV_PHEV_Share": 0.0234, "EV_BEV_PHEV_Sales": 1005, "income_rank": "b.<100K", "Sun Index Tier": "a.<0.8"}, {"level_0": 46.0, "Population Rank": 12.0, "State": "Virginia", "Population in 2021": 8642000.0, "Population in 2020": 8631000.0, "Total Size Rank": 35.0, "total_size": 42770.0, "Land Size Rank": 36.0, "land area": 39490.0, "Water Area Rank": 15.0, "water area": 3285.0, "Population Density Rank": 15.0, "Population Density": 218.8, "percent_land_area": 0.9232, "index": 21.0, "Solar Potential Rank": 14.0, "Sun Index": 0.87, "State Abbreviation": "VA", "Average Income": 114800.0, "2019_BEV_Sales": 5677, "2019_BEV_Market_Share": 0.0153, "2019_PHEV_Sales": 1337, "2019_PHEV_Market_Share": 0.0036, "EV_BEV_PHEV_Share": 0.0189, "EV_BEV_PHEV_Sales": 7014, "income_rank": "c.<120K", "Sun Index Tier": "b.<0.9"}, {"level_0": 47.0, "Population Rank": 13.0, "State": "Washington", "Population in 2021": 7739000.0, "Population in 2020": 7705000.0, "Total Size Rank": 18.0, "total_size": 71300.0, "Land Size Rank": 20.0, "land area": 66460.0, "Water Area Rank": 11.0, "water area": 4842.0, "Population Density Rank": 23.0, "Population Density": 116.4, "percent_land_area": 0.9321, "index": 47.0, "Solar Potential Rank": 25.0, "Sun Index": 0.67, "State Abbreviation": "WA", "Average Income": 106500.0, "2019_BEV_Sales": 10256, "2019_BEV_Market_Share": 0.0359, "2019_PHEV_Sales": 1916, "2019_PHEV_Market_Share": 0.0067, "EV_BEV_PHEV_Share": 0.0426, "EV_BEV_PHEV_Sales": 12172, "income_rank": "c.<120K", "Sun Index Tier": "a.<0.8"}, {"level_0": 48.0, "Population Rank": 39.0, "State": "West Virginia", "Population in 2021": 1783000.0, "Population in 2020": 1794000.0, "Total Size Rank": 41.0, "total_size": 24230.0, "Land Size Rank": 41.0, "land area": 24040.0, "Water Area Rank": 50.0, "water area": 191.8, "Population Density Rank": 30.0, "Population Density": 74.17, "percent_land_area": 0.9921, "index": 42.0, "Solar Potential Rank": 21.0, "Sun Index": 0.79, "State Abbreviation": "WV", "Average Income": 75860.0, "2019_BEV_Sales": 179, "2019_BEV_Market_Share": 0.0035, "2019_PHEV_Sales": 71, "2019_PHEV_Market_Share": 0.0014, "EV_BEV_PHEV_Share": 0.0049, "EV_BEV_PHEV_Sales": 250, "income_rank": "a.< 80K", "Sun Index Tier": "a.<0.8"}, {"level_0": 49.0, "Population Rank": 20.0, "State": "Wisconsin", "Population in 2021": 5896000.0, "Population in 2020": 5894000.0, "Total Size Rank": 23.0, "total_size": 65500.0, "Land Size Rank": 25.0, "land area": 54160.0, "Water Area Rank": 4.0, "water area": 11340.0, "Population Density Rank": 26.0, "Population Density": 108.9, "percent_land_area": 0.8269, "index": 39.0, "Solar Potential Rank": 20.0, "Sun Index": 0.81, "State Abbreviation": "WI", "Average Income": 91540.0, "2019_BEV_Sales": 1381, "2019_BEV_Market_Share": 0.0057, "2019_PHEV_Sales": 581, "2019_PHEV_Market_Share": 0.0024, "EV_BEV_PHEV_Share": 0.0081, "EV_BEV_PHEV_Sales": 1962, "income_rank": "b.<100K", "Sun Index Tier": "b.<0.9"}, {"level_0": 50.0, "Population Rank": 51.0, "State": "Wyoming", "Population in 2021": 578800.0, "Population in 2020": 576900.0, "Total Size Rank": 10.0, "total_size": 97810.0, "Land Size Rank": 9.0, "land area": 97090.0, "Water Area Rank": 37.0, "water area": 719.9, "Population Density Rank": 50.0, "Population Density": 5.961, "percent_land_area": 0.9926, "index": 7.0, "Solar Potential Rank": 7.0, "Sun Index": 0.96, "State Abbreviation": "WY", "Average Income": 80390.0, "2019_BEV_Sales": 100, "2019_BEV_Market_Share": 0.0028, "2019_PHEV_Sales": 44, "2019_PHEV_Market_Share": 0.0012, "EV_BEV_PHEV_Share": 0.004, "EV_BEV_PHEV_Sales": 144, "income_rank": "b.<100K", "Sun Index Tier": "c.<1.0"}]}}
